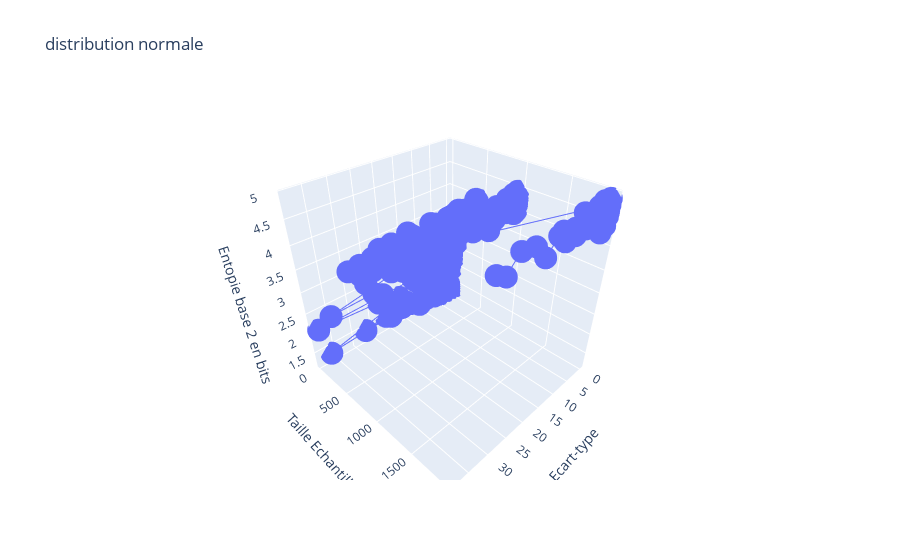

The notebook cell saved with this chart:
### Code cell
# Données des valeurs x, y et z
x = xpdf[xpdf['dist']=='norm']['basestd']
y = xpdf[xpdf['dist']=='norm']['taille']
z = xpdf[xpdf['dist']=='norm']['baseh']

# Tracer la surface 3D
fig = go.Figure(data=[go.Scatter3d(x=x, y=y, z=z)])

# Ajouter un titre et des étiquettes d'axe
fig.update_layout(title="distribution normale",
                  scene=dict(
                      xaxis_title="Ecart-type",
                      yaxis_title="Taille Echantillon",
                      zaxis_title="Entopie base 2 en bits"
                  ))

# Afficher la courbe
fig.show()

### Figure 1 — Plotly figure (JSON) as saved in the notebook; plotly's stock layout.template omitted (floating-point values rounded to 4 significant figures; data arrays with more than 128 entries replaced by an {"elided": "..."} marker saying what was removed)
{"data": [{"type": "scatter3d", "x": {"elided": "480 float values"}, "y": {"elided": "480 int values"}, "z": {"elided": "480 float values"}}], "layout": {"scene": {"xaxis": {"title": {"text": "Ecart-type"}}, "yaxis": {"title": {"text": "Taille Echantillon"}}, "zaxis": {"title": {"text": "Entopie base 2 en bits"}}}, "title": {"text": "distribution normale"}}}
